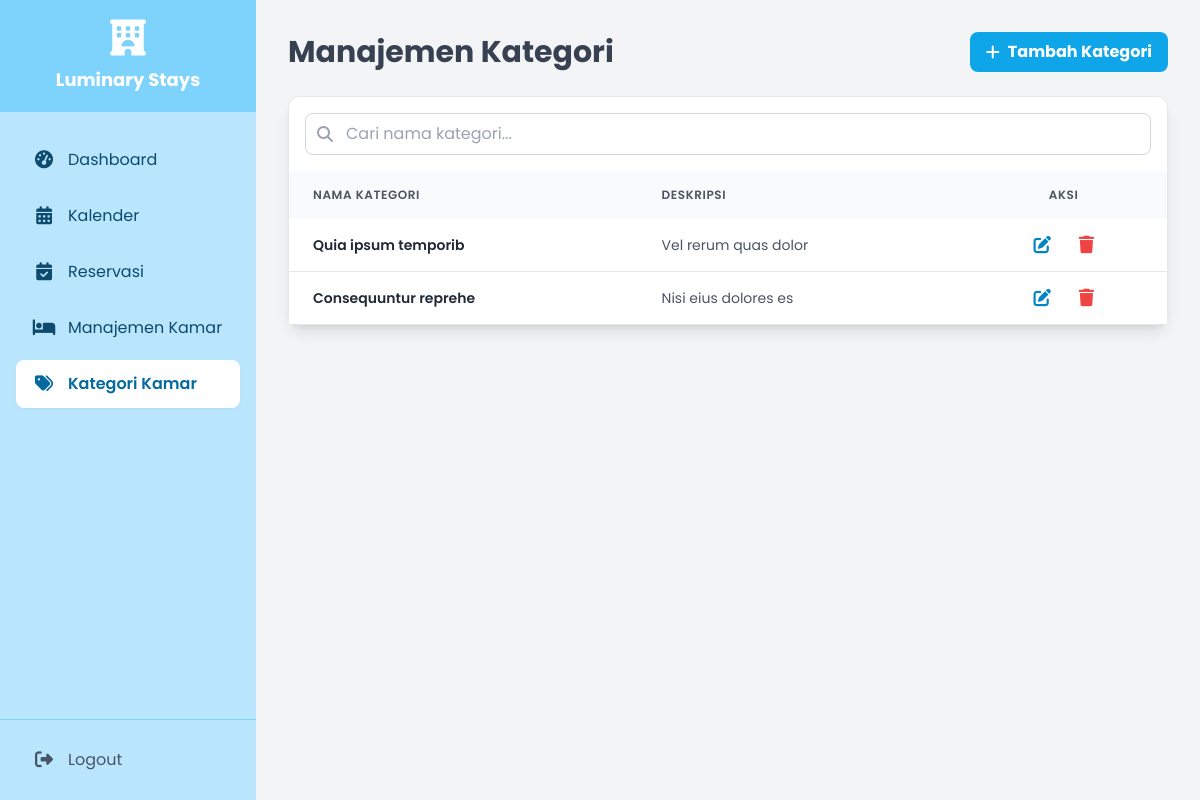
The app's page /index.php?page=kategori (signed in) with its own data.
### tables this page shows
CREATE TABLE `kategori` (
  `id` int(11) NOT NULL,
  `nama_kategori` varchar(100) NOT NULL,
  `deskripsi` text DEFAULT NULL
);

### views/kategori/index.php (the view, shortened to what this page needs)
<?php
require_once 'config/database.php';
$search = isset($_GET['search']) ? $_GET['search'] : '';
$whereClause = '';
$limit = 5;
$page = isset($_GET['p']) ? (int)$_GET['p'] : 1;
$start = ($page > 1) ? ($page * $limit) - $limit : 0;
$stmt = $pdo->prepare("SELECT * FROM kategori $whereClause ORDER BY id DESC LIMIT :start, :limit");
$stmt->bindValue(':start', $start, PDO::PARAM_INT);
$stmt->bindValue(':limit', $limit, PDO::PARAM_INT);
$stmt->execute();
$kategori = $stmt->fetchAll(PDO::FETCH_ASSOC);
?>
<div class="flex justify-between items-center mb-6">
    <h1 class="text-3xl font-bold text-gray-700">Manajemen Kategori</h1>
    <a href="index.php?page=kategori-create" class="bg-sky-500 hover:bg-sky-600 text-white font-bold py-2 px-4 rounded-lg flex items-center transition-colors">
        <i class="fas fa-plus mr-2"></i>Tambah Kategori
    </a>
</div>
<div class="bg-white shadow-lg rounded-xl border border-gray-200">
    <div class="p-4">
        <form method="GET">
            <div class="relative">
                <input type="text" name="search" class="w-full pl-10 pr-4 py-2 border border-gray-300 rounded-lg focus:ring-2 focus:ring-sky-300 focus:border-sky-500" placeholder="Cari nama kategori..." value="<?php echo htmlspecialchars($search); ?>">
                <div class="absolute inset-y-0 left-0 pl-3 flex items-center pointer-events-none">
                </div>
            </div>
        </form>
    </div>
    <div class="overflow-x-auto">
        <table class="min-w-full">
            <thead class="bg-gray-50">
                <tr>
                    <th class="px-6 py-4 text-left text-xs font-semibold text-gray-600 uppercase tracking-wider">Nama Kategori</th>
                    <th class="px-6 py-4 text-left text-xs font-semibold text-gray-600 uppercase tracking-wider">Deskripsi</th>
                    <th class="px-6 py-4 text-center text-xs font-semibold text-gray-600 uppercase tracking-wider">Aksi</th>
                </tr>
            </thead>
            <tbody class="bg-white divide-y divide-gray-200">
                <?php if (count($kategori) > 0): ?>
                    <?php foreach ($kategori as $kat): ?>
                        <tr class="hover:bg-sky-50 transition-colors duration-200">
                            <td class="px-6 py-4 whitespace-nowrap text-sm font-semibold text-gray-800"><?php echo htmlspecialchars($kat['nama_kategori']); ?></td>
                            <td class="px-6 py-4 text-sm text-gray-600 max-w-sm truncate"><?php echo htmlspecialchars($kat['deskripsi'] ?: '-'); ?></td>
                            <td class="px-6 py-4 whitespace-nowrap text-sm text-center">
                                <a href="index.php?page=kategori-edit&id=<?php echo $kat['id']; ?>" class="text-sky-600 hover:text-sky-800 p-2 hover:bg-sky-100 rounded-full transition-colors" title="Edit">
                                </a>
                                <a href="#" onclick="confirmDelete(<?php echo $kat['id']; ?>)" class="text-red-500 hover:text-red-700 p-2 hover:bg-red-100 rounded-full transition-colors ml-2" title="Hapus">
                                </a>
                            </td>
                        </tr>
                    <?php endforeach; ?>
                <?php endif; ?>
            </tbody>
        </table>
    </div>
</div>

### views/layouts/header.php (style rules this page uses)
body { font-family: 'Poppins', sans-serif; }
:root { --fc-border-color: #e5e7eb; --fc-today-bg-color: rgba(14, 165, 233, 0.1); --fc-button-bg-color: #0ea5e9; --fc-button-text-color: #ffffff; --fc-button-border-color: #0ea5e9; --fc-button-hover-bg-color: #0284c7; --fc-button-hover-border-color: #0284c7; --fc-button-active-bg-color: #0369a1; --fc-button-active-border-color: #0369a1; }

### records on screen
kategori: nama_kategori "Quia ipsum temporib", deskripsi "Vel rerum quas dolor"
kategori: nama_kategori "Consequuntur reprehe", deskripsi "Nisi eius dolores es"

### other values on screen
$text "Dashboard Kalender Reservasi Manajemen Kamar Kategori Kamar"
